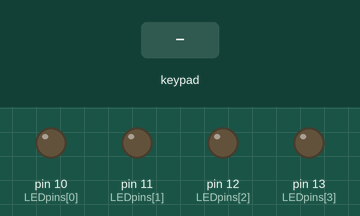
Bench run of a sketch on a simulated Arduino Uno, built with avr-gcc and run on an emulated ATmega328P. On the bench: output pins drawn as LEDs (lit = HIGH). Dashed ring = blinking. The inputs (shaded band) are chosen by the test bench.

Above: at 1.2 s.
1.3 s: keypad keys 2 3 4 5 6 7 8 9 pressed 0.4 s apart
At 4.9 s:
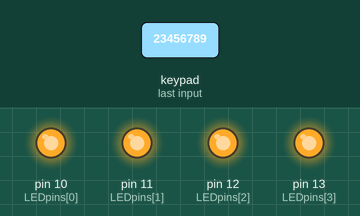
6.0 s: key 'C' pressed
At 6.08 s:
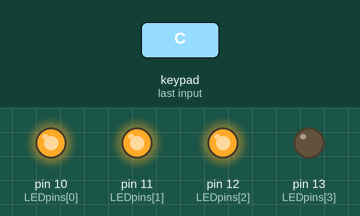
7.6 s: key 'F' pressed
At 7.68 s:
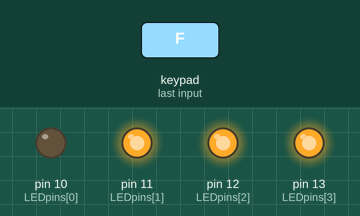
9.2 s: keypad keys 2 3 4 5 6 7 8 9 A pressed 0.4 s apart
At 10.07 s:
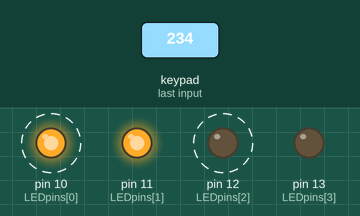
14.3 s: key 'B' pressed
At 14.38 s:
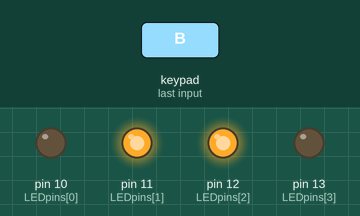
15.9 s: keypad keys 2 3 4 5 6 7 8 9 D pressed 0.4 s apart
At 15.98 s:
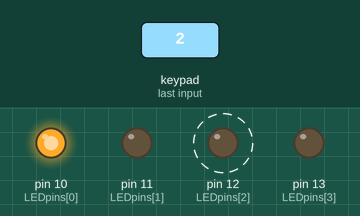
Timing chart, 0 to 20.8 s (numbered marks = the images above; inputs shaded):
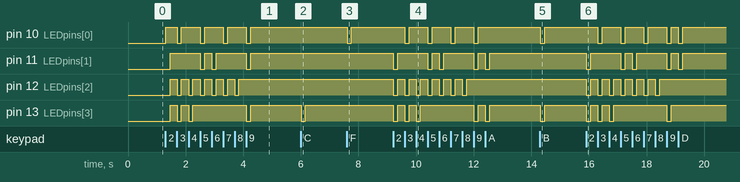

The sketch:

Arduino_Keypad.ino.ino
```cpp
// Program: Using a keypad with an Arduino Uno and 4-to-16 Decoder to control 16 LED lights individually


#include <Keypad.h>

//Initialize output pins:
int LEDpins[] = {10,11,12,13}; // The first four output pins. Numbers 2-5 are for BCD selection, 6 is for turning all outputs HIGH
int keypadPins[] = {2,3,4,5,6,7,8,9};
int pinCount = 4;


//Initialize 4x4 keypad

const byte rows = 4;
const byte columns = 4;
char keys[rows][columns] = {
  {'G','8','C','4'},
  {'F','7','B','3'},
  {'E','6','A','2'},
  {'D','5','9','1'}
};

/*
{'G','8','C','4'},
  {'F','7','B','3'},
  {'E','6','A','2'},
  {'D','5','9','1'}
  */


byte rowPins[rows] = {2,3,4,5}; // Connect to digital pins #2,3,4,5
byte columnPins[columns] = {6,7,8,9}; // Connect to the digital pins #6,7,8,9

Keypad myKeypad = Keypad( makeKeymap(keys), rowPins, columnPins, rows, columns); // Create the keypad obejct


void setup() {
Serial.begin(9600); // The computers now talk at the same bit rate

//Initialize the digital output pins on the Arduino so that they will be sending OUT data
for (int outputPin = 0; outputPin < pinCount; outputPin++){ // Connect to digital pins #10,11,12,13
  pinMode(LEDpins[outputPin], OUTPUT);
  if(outputPin == 4){
    pinMode(LEDpins[outputPin], INPUT);
  }
}

//Initialize input pins:
for (int inputPin = 0; inputPin < 7; inputPin++){
  pinMode(keypadPins[inputPin], INPUT);
}


} // End of setup

void loop() {

  //Configure the keypad so when a button is pushed, the binary equivalent is sent the decoder
  char pushedKey = myKeypad.getKey(); // Assign a pushed key symbol to a varaible called 'pushedKey'

    if(pushedKey == '1'){
      digitalWrite(LEDpins[0], LOW); // BCD: 0000
      digitalWrite(LEDpins[1], LOW);
      digitalWrite(LEDpins[2], LOW);
      digitalWrite(LEDpins[3], LOW);
    }

   if (pushedKey == '2'){
      digitalWrite(LEDpins[0], HIGH); // BCD: 0001
      digitalWrite(LEDpins[1], LOW);
      digitalWrite(LEDpins[2], LOW);
      digitalWrite(LEDpins[3], LOW);
    }

  if (pushedKey == '3'){
      digitalWrite(LEDpins[0], LOW); // BCD: 0010
      digitalWrite(LEDpins[1], HIGH);
      digitalWrite(LEDpins[2], LOW);
      digitalWrite(LEDpins[3], LOW);
    }

     if (pushedKey == '4'){
      digitalWrite(LEDpins[0], HIGH); // BCD: 0011
      digitalWrite(LEDpins[1], HIGH);
      digitalWrite(LEDpins[2], LOW);
      digitalWrite(LEDpins[3], LOW);
    }

      if (pushedKey == '9'){
      digitalWrite(LEDpins[0], LOW); // BCD: 0100
      digitalWrite(LEDpins[1], LOW);
      digitalWrite(LEDpins[2], HIGH);
      digitalWrite(LEDpins[3], LOW);
     }

      if (pushedKey == 'A'){
      digitalWrite(LEDpins[0], HIGH); // BCD: 0101
      digitalWrite(LEDpins[1], LOW);
      digitalWrite(LEDpins[2], HIGH);
      digitalWrite(LEDpins[3], LOW);
     }

     if (pushedKey == 'B'){
      digitalWrite(LEDpins[0], LOW); // BCD: 0110
      digitalWrite(LEDpins[1], HIGH);
      digitalWrite(LEDpins[2], HIGH);
      digitalWrite(LEDpins[3], LOW);
     }

     if (pushedKey == 'C'){
      digitalWrite(LEDpins[0], HIGH); // BCD: 0111
      digitalWrite(LEDpins[1], HIGH);
      digitalWrite(LEDpins[2], HIGH);
      digitalWrite(LEDpins[3], LOW);
     }

     if (pushedKey == '5'){
      digitalWrite(LEDpins[0], LOW); // BCD: 1000
      digitalWrite(LEDpins[1], LOW);
      digitalWrite(LEDpins[2], LOW);
      digitalWrite(LEDpins[3], HIGH);
     }

     if (pushedKey == '6'){
      digitalWrite(LEDpins[0], HIGH); // BCD: 1001
      digitalWrite(LEDpins[1], LOW);
      digitalWrite(LEDpins[2], LOW);
      digitalWrite(LEDpins[3], HIGH);
     }

     if (pushedKey == '7'){
      digitalWrite(LEDpins[0], LOW); // BCD: 1010
      digitalWrite(LEDpins[1], HIGH);
      digitalWrite(LEDpins[2], LOW);
      digitalWrite(LEDpins[3], HIGH);
     }

     if (pushedKey == '8'){
      digitalWrite(LEDpins[0], HIGH); // BCD: 1011
      digitalWrite(LEDpins[1], HIGH);
      digitalWrite(LEDpins[2], LOW);
      digitalWrite(LEDpins[3], HIGH);
     }

    if (pushedKey == 'D'){
      digitalWrite(LEDpins[0], LOW); // BCD: 1100
      digitalWrite(LEDpins[1], LOW);
      digitalWrite(LEDpins[2], HIGH);
      digitalWrite(LEDpins[3], HIGH);
     }

     if (pushedKey == 'E'){
      digitalWrite(LEDpins[0], HIGH); // BCD: 1101
      digitalWrite(LEDpins[1], LOW);
      digitalWrite(LEDpins[2], HIGH);
      digitalWrite(LEDpins[3], HIGH);
     }

     if (pushedKey == 'F'){
      digitalWrite(LEDpins[0], LOW); // BCD: 1110
      digitalWrite(LEDpins[1], HIGH);
      digitalWrite(LEDpins[2], HIGH);
      digitalWrite(LEDpins[3], HIGH);
     }

     if (pushedKey == 'G'){
      digitalWrite(LEDpins[0], HIGH); // BCD: 1111
      digitalWrite(LEDpins[1], HIGH);
      digitalWrite(LEDpins[2], HIGH);
      digitalWrite(LEDpins[3], HIGH);
     }

     if(myKeypad.getState() == RELEASED){ // If no button is currently being pressed, press the BCD for 16. This acts as a default toggle off switch after a button is pushed.
      digitalWrite(LEDpins[0], HIGH);
      digitalWrite(LEDpins[1], HIGH);
      digitalWrite(LEDpins[2], HIGH);
      digitalWrite(LEDpins[3], HIGH);
     }

}
```

Measured:
- after the input at 1.3 s, pin 10 (LEDpins[0]): LOW → HIGH at once, then repeats every 0.80 s: LOW 0.15 s, HIGH 0.65 s, until it stays HIGH from 4.3 s; pin 11 (LEDpins[1]): goes HIGH 1.0 s, LOW 0.15 s, HIGH 0.25 s, LOW 0.15 s, HIGH 1.0 s, LOW 0.15 s, then HIGH, starting after 0.16 s
- after the input at 6.0 s, pin 13 (LEDpins[3]): HIGH → LOW at once, → HIGH 0.15 s later
- after the input at 7.6 s, pin 10 (LEDpins[0]): HIGH → LOW at once, → HIGH 0.15 s later
- after the input at 9.2 s, pin 10 (LEDpins[0]): alternates HIGH for 0.64 s and LOW for 0.15 s, 8 changes in all, then stays HIGH, starting after 0.41 s; pin 11 (LEDpins[1]): HIGH → LOW at once, then repeats every 1.6 s: HIGH 1.0 s, LOW 0.15 s, HIGH 0.25 s, LOW 0.15 s
- after the input at 14.3 s, pin 10 (LEDpins[0]), pin 13 (LEDpins[3]): HIGH → LOW at once, → HIGH 0.15 s later
- after the input at 15.9 s, pin 10 (LEDpins[0]): goes 3 × (LOW 0.15 s, HIGH 0.64 s), LOW 0.15 s, HIGH 0.25 s, LOW 0.15 s, then HIGH, starting after 0.41 s; pin 11 (LEDpins[1]): HIGH → LOW at once, then repeats every 1.6 s: HIGH 1.0 s, LOW 0.15 s, HIGH 0.25 s, LOW 0.15 s, until it stays HIGH from 19.3 s
